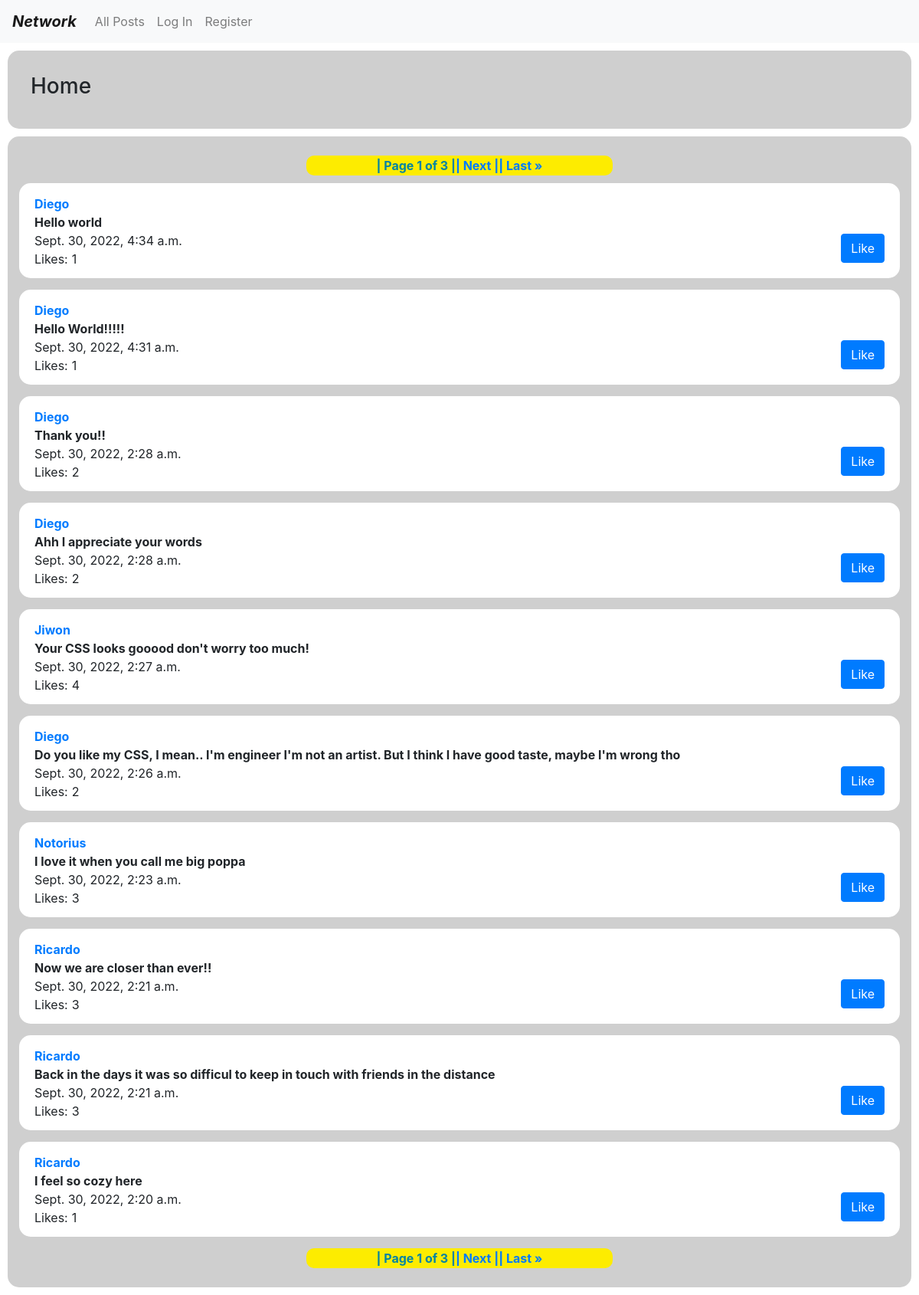
The page /home on the database its author committed.
### network/models.py (models this page shows)
class Post(models.Model): # New Post: post1 = Post(poster=????, text="qwer")
    poster = models.ForeignKey(User, on_delete=models.CASCADE, related_name="posts")
    text = models.CharField(max_length=140)
    likecount = models.IntegerField(blank=True, null=True)
    time = models.DateTimeField(auto_now_add=True)
    def __str__(self):
        return f"{self.text}"

class User(AbstractUser):
    pass

### network/views.py (the view, shortened to what this page needs)
# urls.py: 2. Add a URL to urlpatterns:  path('', views.home, name='home')
def home(request): # Shows home
    p = Paginator(Post.objects.all().order_by("-time"), 10)
    page = request.GET.get('page')
    posts = p.get_page(page)
    likeslist = []
    if request.user.is_authenticated:
        user = User.objects.get(username = request.user.username)
        likes = Like.objects.filter(user = user)
        for like in likes:
            likeslist.append(like.post.id)
    return render(request, "network/home.html", {
        "newpost": NewPost(),
        "editpost":EditPost(),
        "posts":posts,
        "likeslist": likeslist
    })

### network/templates/network/home.html (shortened to what this page needs)
{% extends "network/layout.html" %}
    {% block body %}
    <div class="all-posts">
        <div>
            <h3>
                Home
            </h3>
        </div>
    </div>
    {% endblock %}

### network/templates/network/layout.html (shortened to what this page needs)
{% load static %}
<!DOCTYPE html>
<html lang="en">
    <head>
        <link rel="stylesheet" href="https://stackpath.bootstrapcdn.com/bootstrap/4.4.1/css/bootstrap.min.css">
        <link href="{% static 'network/styles.css' %}" rel="stylesheet">
    </head>
    <body>
        <nav class="navbar navbar-expand-lg navbar-light bg-light">
            <a class="navbar-brand" href="{% url 'home' %}"><strong><i>Network</i></strong></a>
            <div>
              <ul class="navbar-nav mr-auto">
                <li id="all-posts" class="nav-item">
                  <a class="nav-link" href="{% url 'home' %}">All Posts</a>
                </li>
                {% if user.is_authenticated %}
                    <li id="following" class="nav-item">
                        <a class="nav-link" href="{% url 'following' %}">Following</a>
                    </li>
                    <li class="nav-item">
                        <a class="nav-link" href="{% url 'logout' %}">Log Out</a>
                    </li>
                {% else %}
                    <li class="nav-item">
                        <a class="nav-link" href="{% url 'login' %}">Log In</a>
                    </li>
                    <li class="nav-item">
                        <a class="nav-link" href="{% url 'register' %}">Register</a>
                    </li>
                {% endif %}
                </ul>
            </div>
        </nav>
        <div class="body">
            {% block body %}
            {% endblock %}
        </div>
        <div id="poststrain">
            <div class="paginator">
            <strong>| Page {{ posts.number }} of {{ posts.paginator.num_pages }} |</strong>
            {% if posts.has_next %}
            <a href="?page={{ posts.next_page_number }}"> <strong>| Next |</strong> </a>
            <a href="?page={{ posts.pagination.num_pages }}"><strong>| Last &raquo</strong></a>
            {% endif %}
            </div>
                {% for post in posts %}
                <div id="postbox">
                    <div>
                        <a href="/profile/{{ post.poster }}"><strong>{{ post.poster }} </strong></a>
                    </div>
                    <div id="hiddenselector" class="div-{{ post.id }}">
                        <div id="post-{{ post.id }}" class="testboxedit">
                            <div id="text-{{ post.id }}" class="testtoedit">
                               {{ post.text }}
                            </div>
                        </div>
                    </div>
                    <div>
                        {{ post.time }}
                    </div>
                    <div class="allikes" id="like-{{post.id}}">
                        <div id="likesdisplay">
                            <div id="likescolon">
                                Likes:
                            </div>
                            <div class="thenumberoflikes" id="like-{{post.id}}-count">
                                {{ post.likecount }}
                            </div>
                        </div>
                        <div class="nothidden" id="{{post.id}}-like">
                            {% if post.id in likeslist %}
                                <button onclick="unlike('{{ post.id }}')" type="submit" class="btn btn-primary" value="Unlike"/>Unlike
                            {% else %}
                                <button onclick="like('{{ post.id }}')" type="submit" class="btn btn-primary" value="Like"/>Like
                            {% endif %}
                        </div>
                    </div>
                </div>
                {% endfor %}
                <div class="paginator">
            <strong>| Page {{ posts.number }} of {{ posts.paginator.num_pages }} |</strong>
            {% if posts.has_next %}
            <a href="?page={{ posts.next_page_number }}"> <strong>| Next |</strong> </a>
            <a href="?page={{ posts.pagination.num_pages }}"><strong>| Last &raquo</strong></a>
            {% endif %}
                </div>
    </body>
</html>

### network/static/network/styles.css (style rules this page uses)
.navbar-brand { margin-top: auto; margin-bottom: 0; }
.nav-item { margin-top: auto; margin-bottom: 0; }
.all-posts { background-color: rgb(207, 207, 207); padding: 30px; margin: 10px; border-radius: 15px; }
#poststrain { background-color: rgb(207, 207, 207); padding: 15px; margin: 10px; border-radius: 15px; }
#postbox { background-color: rgb(255, 255, 255); padding-top: 15px; padding-left: 20px; padding-right: 20px; margin-bottom: 15px; border-radius: 15px; padding-bottom: 20px; }
.paginator { background-color: rgb(253, 236, 0); color: rgb(0, 131, 163); width: 400px; display: flex; justify-content: center; margin-left: auto; margin-right: auto; margin-top: 10px; margin-bottom: 10px; border-radius: 10px; padding-top: 1px; padding-bottom: 1px; }
.nothidden button { display: block; margin-left: auto; margin-right: 0; margin-top: -45px; }
#likesdisplay { display: flex; }
#likescolon { display: block; margin-right: 5px; }
.thenumberoflikes { display: block; }
.testtoedit { font-weight: bold; }

### rows shown on the page
Post: poster "Diego", text "Hello world", time "Sept. 30, 2022, 4:34 a.m.", likecount "1"
Post: poster "Diego", text "Hello World!!!!!", time "Sept. 30, 2022, 4:31 a.m.", likecount "1"
Post: poster "Diego", text "Thank you!!", time "Sept. 30, 2022, 2:28 a.m.", likecount "2"
Post: poster "Diego", text "Ahh I appreciate your words", time "Sept. 30, 2022, 2:28 a.m.", likecount "2"
Post: poster "Jiwon", text "Your CSS looks gooood don't worry too much!", time "Sept. 30, 2022, 2:27 a.m.", likecount "4"
Post: poster "Diego", text "Do you like my CSS, I mean.. I'm engineer I'm not an artist. But I think I have good taste, maybe I'm wrong tho", time "Sept. 30, 2022, 2:26 a.m.", likecount "2"
Post: poster "Notorius", text "I love it when you call me big poppa", time "Sept. 30, 2022, 2:23 a.m.", likecount "3"
Post: poster "Ricardo", text "Now we are closer than ever!!", time "Sept. 30, 2022, 2:21 a.m.", likecount "3"
Post: poster "Ricardo", text "Back in the days it was so difficul to keep in touch with friends in the distance", time "Sept. 30, 2022, 2:21 a.m.", likecount "3"
Post: poster "Ricardo", text "I feel so cozy here", time "Sept. 30, 2022, 2:20 a.m.", likecount "1"

### other values the page prints
{{ posts.number }} "1"
{{ posts.paginator.num_pages }} "3"
